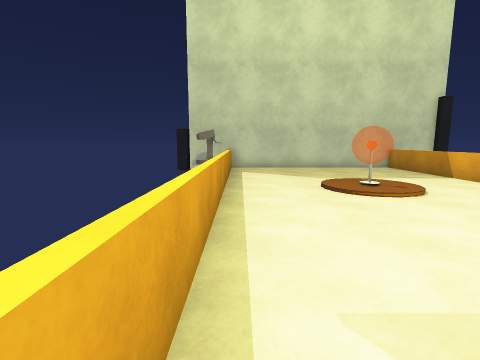
View 1 (above)

12 first-person views from a walk through a scene from a Unity 3-D project. The camera is 1.2 m above the floor, tilts 8° down and sees 85° across. The floor is counted in squares, 1 m on a side. Each view is taken from the middle of a square. On the plan, view 1 faces up. The plan holds only what a view shows up to about 12 squares ahead; the rest is blank. The place goes on beyond the plan. The player character is not drawn. Some animated figures are not drawn. Some surface patterns are stand-ins.

View 2
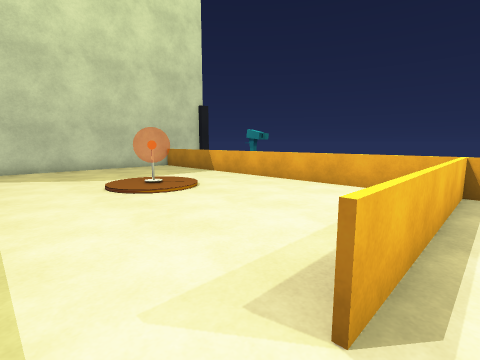

View 3
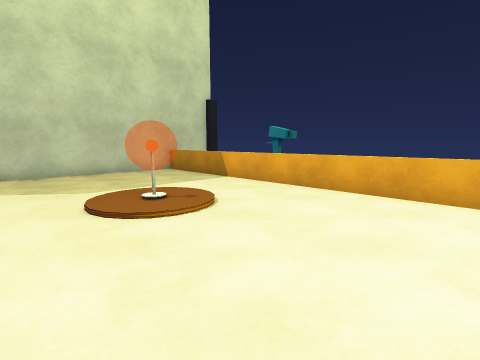

View 4
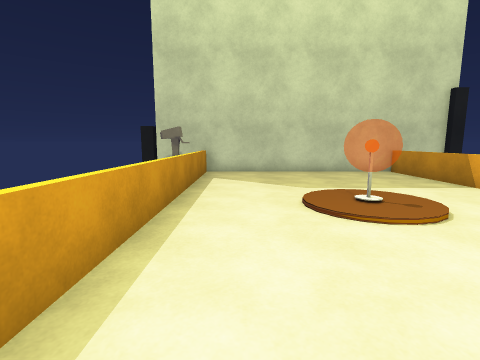

View 5
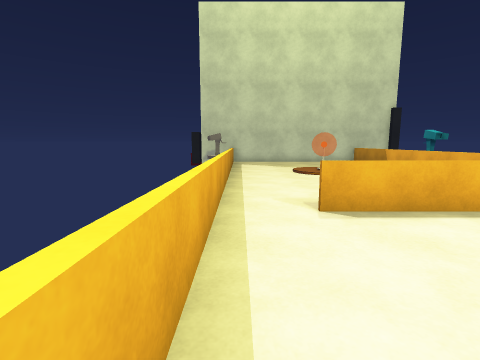

View 6
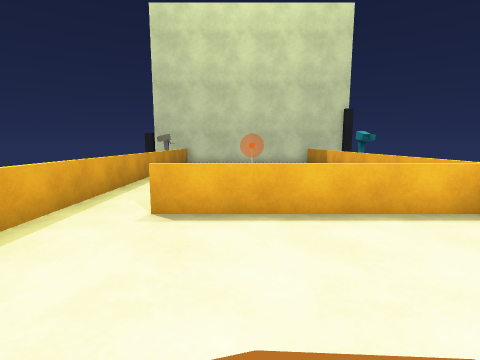

View 7
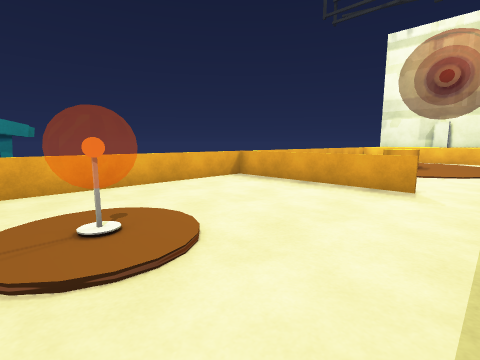

View 8
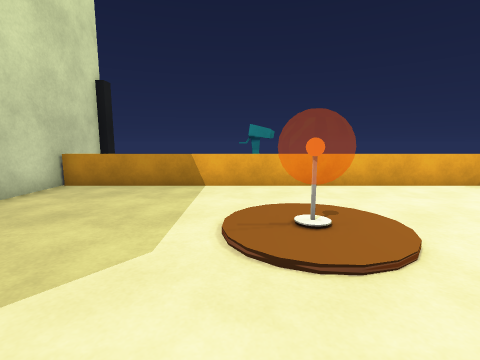

View 9
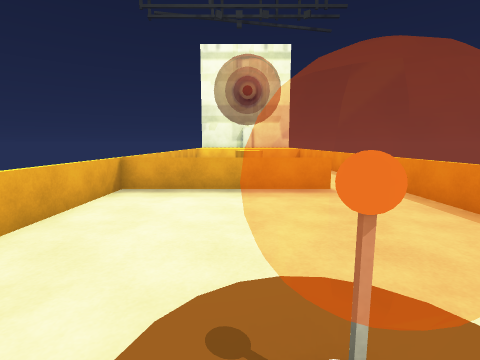

View 10
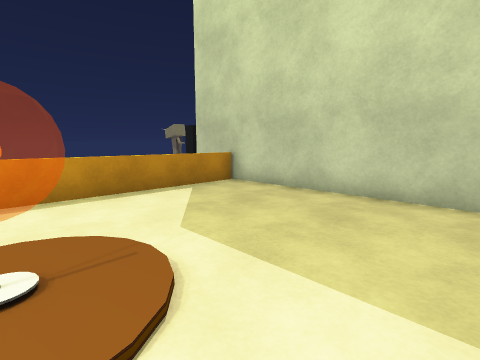

View 11
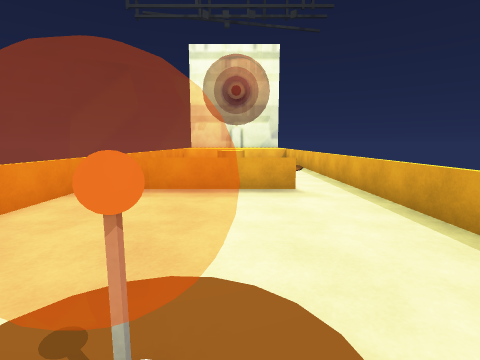

View 12
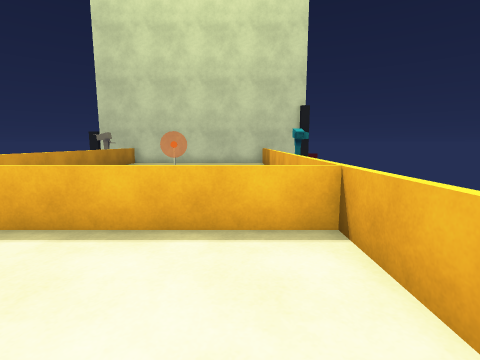

### Floor plan
Key: @ floor where view 1 was taken; # wall or solid block; . floor; = window, fence, low wall or low ledge; O other object.
Columns run from 3 left of view 1 to 9 right of it. Each row starts with its distance up from view 1.
 13 #############
 12  OO........=
 11  OO........=
 10   =........=
  9   =........=
  8   =........O
  7   =...OO...O
  6   =........=
  5   =........=
  4   =........=
  3   =........=
  2   =........=
  1   =..======#
  0   =@.......=
 -1   =........=
 -2   =........=
 -3   =..... . =
 -4   =....    =
 -5     ..
 -6     ..OO
 -7     ..OO

Positions as (right, up) in squares from view 1, and headings:
1: (0, 0), facing up
2: (0, 0), facing up-right
3: (1, 2), facing up-right
4: (1, 2), facing up
5: (0, -4), facing up
6: (3, -4), facing up
7: (0, 8), facing down-right
8: (0, 8), facing right
9: (4, 8), facing down
10: (6, 7), facing up-left
11: (3, 8), facing down
12: (6, -3), facing up
